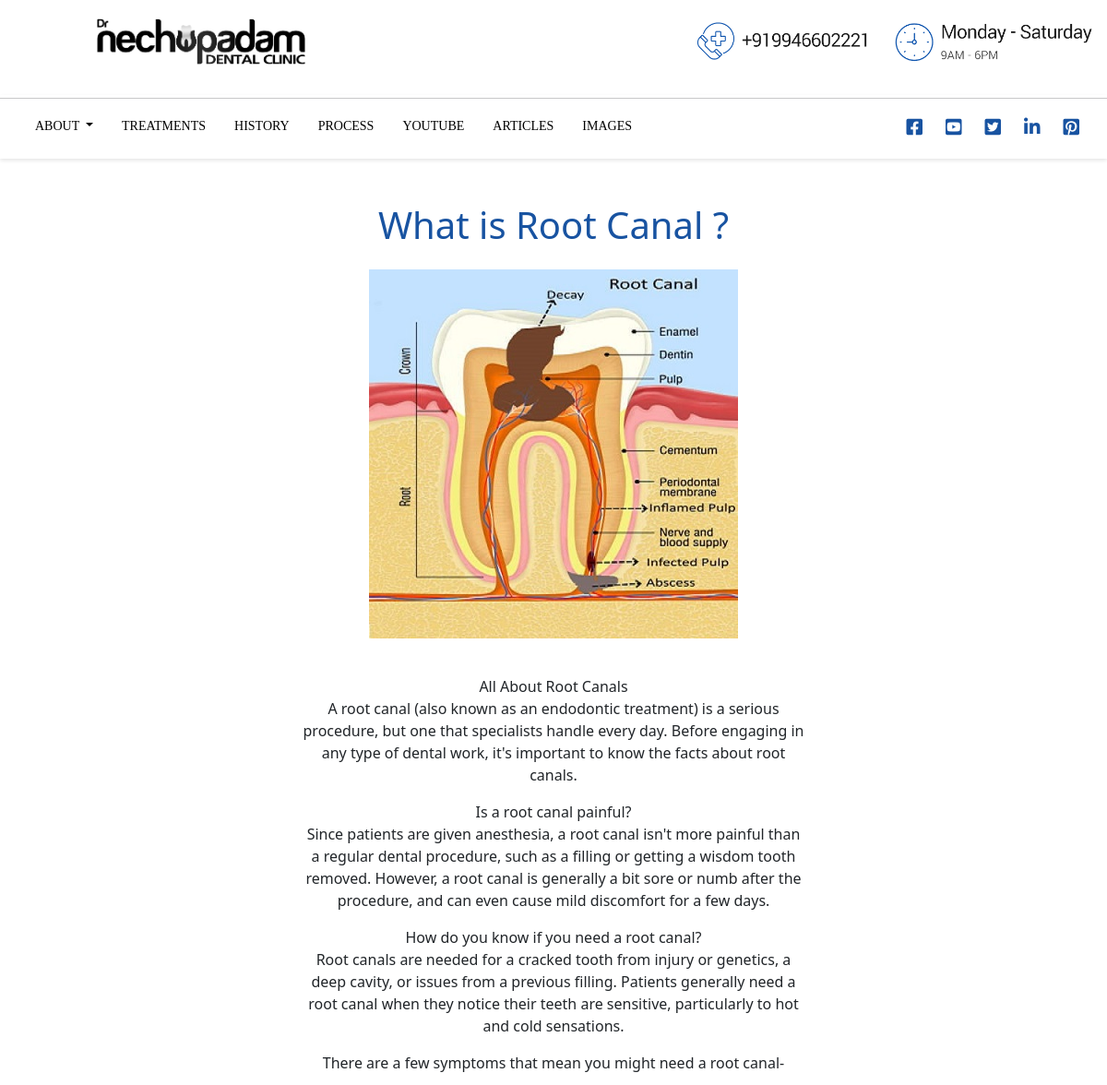
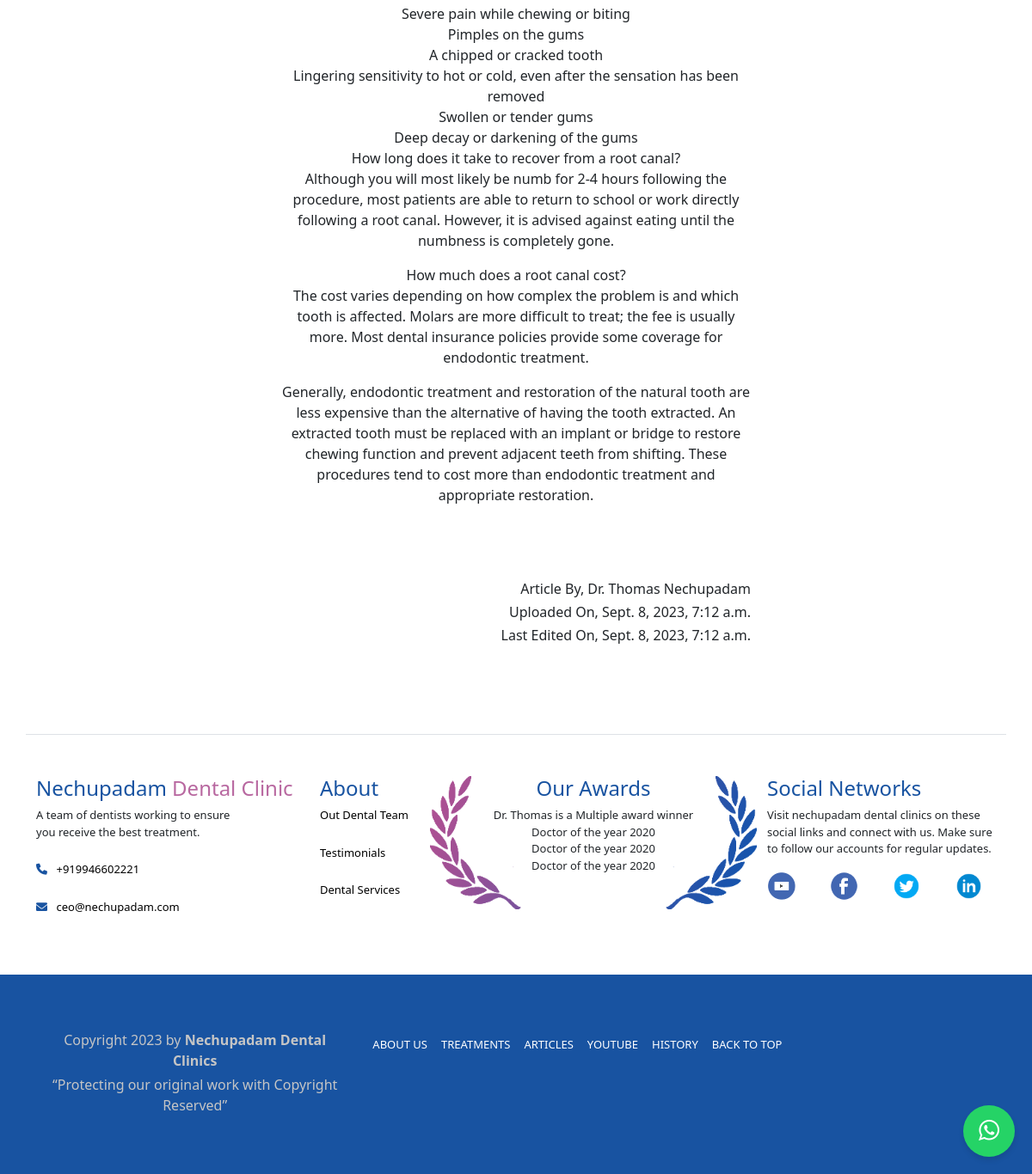
Screenshot of /more_about_article/1/ with the database file from the repository (2 pictures, top to bottom).
### nechuwebapp/models.py (models this page shows, shortened)
class Article(models.Model):
    title = models.CharField(max_length=200)
    category = models.CharField(max_length=200)
    image = models.ImageField(upload_to='myimages/', null=True, blank=True)
    author = models.CharField(max_length=200)
    content = models.TextField()
    uploaded_date = models.DateTimeField(auto_now_add=True)
    edited_date = models.DateTimeField(auto_now=True)

### nechuwebapp/views.py (the view)
# urls.py: path('more_about_article/<int:pk>/', views.more_about_article, name='more_about_article'),
def more_about_article(request, pk):
    get_article = get_object_or_404(Article, pk=pk)
    if request.method == "POST":
        return
    else:
        context = {
            'get_article':get_article,
        }
    return render(request, 'general/more_about_article.html', context)

### nechuwebapp/templates/general/more_about_article.html
{% extends 'general/main.html' %}
{% block content %}
<div class="container">
    <div class="row justify-content-center">
        <div class="col-md-6 text-center">
            <h1 style="color:#1853a1;">{{ get_article.title }}</h1>
            <img src="{{ get_article.image.url }}" alt="Image" class="img-fluid mt-3">
            <br>
            <br>
            <p class="mt-3 pl-2">{{ get_article.content | linebreaks }}</p>
            <br>
            <br>
            <br>
            <h6 style="text-align:right; font-weight:400;">Article By, {{get_article.author}}</h6>
            <h6 style="text-align:right; font-weight:400;">Uploaded On, {{get_article.uploaded_date}}</h6>
            <h6 style="text-align:right; font-weight:400;">Last Edited On, {{get_article.edited_date}}</h6>        </div>
    </div>
</div>
{% endblock %}

### static/css/index.css (style rules this page uses)
html { scroll-behavior: smooth; }
body { overflow-x: hidden; }

### rows the page displays
Article: title "What is Root Canal ?", image (picture), content "All About Root Canals A root canal (also known as an endodontic treatment) is a serious procedure, but one that specialists handle every day. Before engaging in any type of dental work, it's important to know the facts about root canals. Is a root canal painful? Since patients are given anesthesia, a root canal isn't more painful than a regular dental procedure, such as a filling or getting a wisdom tooth removed. However, a root canal is generally a bit sore or numb after the procedure, and can even cause mild discomfort for a few days. How do you know if you need a root canal? Root canals are needed for a cracked tooth from injury or genetics, a deep cavity, or issues from a previous…", author "Dr. Thomas Nechupadam", uploaded_date "Sept. 8, 2023, 7:12 a.m.", edited_date "Sept. 8, 2023, 7:12 a.m."
